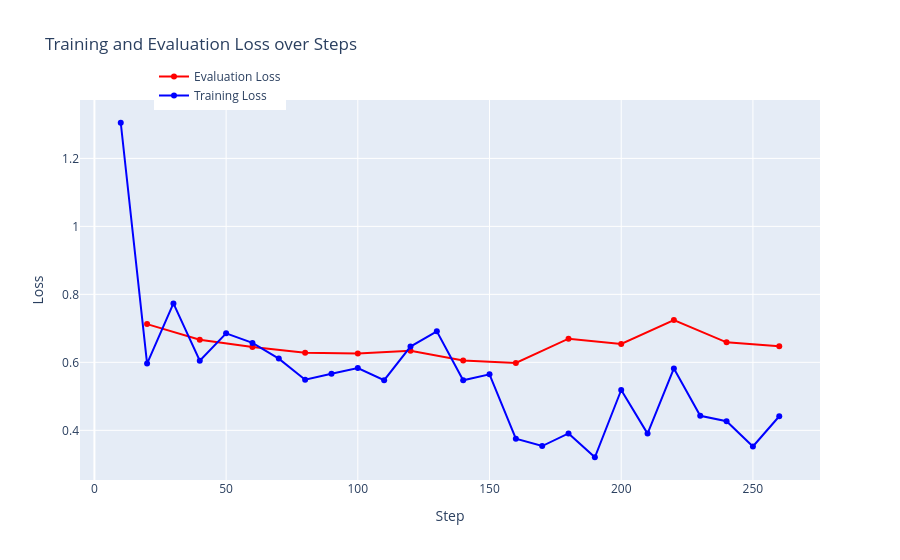

The notebook cell saved with this chart:
### Code cell
plot_train_eval_loss('logs/wCE/2024-06-23_08-54-42/output/')

### Figure 1 — Plotly figure (JSON) as saved in the notebook; plotly's stock layout.template omitted (floating-point values rounded to 4 significant figures)
{"data": [{"line": {"color": "red"}, "mode": "lines+markers", "name": "Evaluation Loss", "type": "scatter", "x": [20, 40, 60, 80, 100, 120, 140, 160, 180, 200, 220, 240, 260], "y": [0.7125, 0.6667, 0.645, 0.6282, 0.6259, 0.6339, 0.6055, 0.598, 0.6695, 0.6542, 0.7244, 0.6588, 0.6471]}, {"line": {"color": "blue"}, "mode": "lines+markers", "name": "Training Loss", "type": "scatter", "x": [10, 20, 30, 40, 50, 60, 70, 80, 90, 100, 110, 120, 130, 140, 150, 160, 170, 180, 190, 200, 210, 220, 230, 240, 250, 260], "y": [1.305, 0.5963, 0.7733, 0.605, 0.6853, 0.6571, 0.611, 0.549, 0.5665, 0.5834, 0.5476, 0.6464, 0.6914, 0.5471, 0.5648, 0.3755, 0.3538, 0.391, 0.3208, 0.5186, 0.3903, 0.5821, 0.4428, 0.4267, 0.3524, 0.4414]}], "layout": {"hovermode": "x unified", "legend": {"x": 0.1, "y": 1.1}, "title": {"text": "Training and Evaluation Loss over Steps"}, "xaxis": {"title": {"text": "Step"}}, "yaxis": {"title": {"text": "Loss"}}}}
